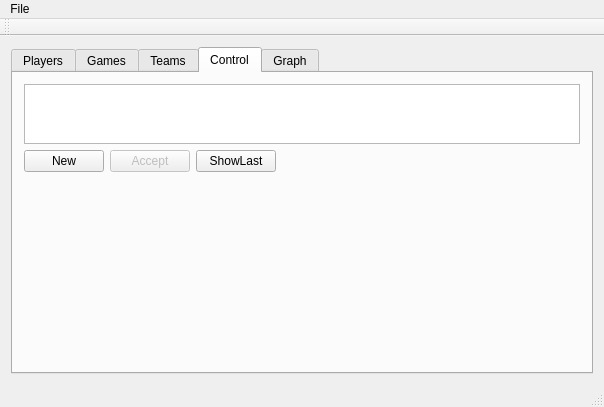
<?xml version="1.0" encoding="UTF-8"?>
<ui version="4.0">
 <class>PootjeOver</class>
 <widget class="QMainWindow" name="PootjeOver">
  <property name="geometry">
   <rect>
    <x>0</x>
    <y>0</y>
    <width>604</width>
    <height>407</height>
   </rect>
  </property>
  <property name="windowTitle">
   <string>PootjeOver</string>
  </property>
  <widget class="QWidget" name="centralWidget">
   <layout class="QHBoxLayout" name="horizontalLayout_7">
    <item>
     <widget class="QTabWidget" name="tabWidget">
      <property name="currentIndex">
       <number>3</number>
      </property>
      <widget class="QWidget" name="Players">
       <attribute name="title">
        <string>Players</string>
       </attribute>
       <layout class="QVBoxLayout" name="verticalLayout_6">
        <item>
         <layout class="QVBoxLayout" name="verticalLayout_2">
          <item>
           <widget class="QTableView" name="playerTable"/>
          </item>
          <item>
           <layout class="QHBoxLayout" name="horizontalLayout_1">
            <item>
             <widget class="QPushButton" name="addPlayer">
              <property name="text">
               <string>Add</string>
              </property>
             </widget>
            </item>
            <item>
             <widget class="QPushButton" name="updatePlayer">
              <property name="text">
               <string>Update</string>
              </property>
             </widget>
            </item>
            <item>
             <spacer name="horizontalSpacer_3">
              <property name="orientation">
               <enum>Qt::Horizontal</enum>
              </property>
              <property name="sizeHint" stdset="0">
               <size>
                <width>40</width>
                <height>20</height>
               </size>
              </property>
             </spacer>
            </item>
           </layout>
          </item>
         </layout>
        </item>
       </layout>
      </widget>
      <widget class="QWidget" name="Games">
       <attribute name="title">
        <string>Games</string>
       </attribute>
       <layout class="QVBoxLayout" name="verticalLayout_7">
        <item>
         <layout class="QVBoxLayout" name="verticalLayout_3">
          <item>
           <widget class="QTableView" name="gameTable"/>
          </item>
          <item>
           <layout class="QHBoxLayout" name="horizontalLayout_2">
            <item>
             <widget class="QPushButton" name="addGame">
              <property name="text">
               <string>Add</string>
              </property>
             </widget>
            </item>
            <item>
             <widget class="QPushButton" name="removeGame">
              <property name="text">
               <string>Remove last</string>
              </property>
             </widget>
            </item>
            <item>
             <widget class="QPushButton" name="updateGame">
              <property name="text">
               <string>Update</string>
              </property>
             </widget>
            </item>
            <item>
             <spacer name="horizontalSpacer_2">
              <property name="orientation">
               <enum>Qt::Horizontal</enum>
              </property>
              <property name="sizeHint" stdset="0">
               <size>
                <width>40</width>
                <height>20</height>
               </size>
              </property>
             </spacer>
            </item>
           </layout>
          </item>
         </layout>
        </item>
       </layout>
      </widget>
      <widget class="QWidget" name="Teams">
       <attribute name="title">
        <string>Teams</string>
       </attribute>
       <layout class="QVBoxLayout" name="verticalLayout">
        <item>
         <layout class="QVBoxLayout" name="verticalLayout_4">
          <item>
           <widget class="QTableView" name="teamTable"/>
          </item>
          <item>
           <layout class="QHBoxLayout" name="horizontalLayout_3">
            <item>
             <widget class="QPushButton" name="updateTeam">
              <property name="text">
               <string>Update</string>
              </property>
             </widget>
            </item>
            <item>
             <spacer name="horizontalSpacer">
              <property name="orientation">
               <enum>Qt::Horizontal</enum>
              </property>
              <property name="sizeHint" stdset="0">
               <size>
                <width>40</width>
                <height>20</height>
               </size>
              </property>
             </spacer>
            </item>
           </layout>
          </item>
         </layout>
        </item>
       </layout>
      </widget>
      <widget class="QWidget" name="Control">
       <attribute name="title">
        <string>Control</string>
       </attribute>
       <layout class="QVBoxLayout" name="verticalLayout_5">
        <item>
         <layout class="QHBoxLayout" name="horizontalLayout">
          <item>
           <widget class="QPlainTextEdit" name="outcome">
            <property name="sizePolicy">
             <sizepolicy hsizetype="Expanding" vsizetype="Expanding">
              <horstretch>0</horstretch>
              <verstretch>0</verstretch>
             </sizepolicy>
            </property>
            <property name="maximumSize">
             <size>
              <width>16777215</width>
              <height>60</height>
             </size>
            </property>
            <property name="readOnly">
             <bool>true</bool>
            </property>
           </widget>
          </item>
         </layout>
        </item>
        <item>
         <layout class="QHBoxLayout" name="horizontalLayout_5">
          <item>
           <widget class="QPushButton" name="newGame">
            <property name="text">
             <string>New</string>
            </property>
           </widget>
          </item>
          <item>
           <widget class="QPushButton" name="acceptGame">
            <property name="enabled">
             <bool>false</bool>
            </property>
            <property name="text">
             <string>Accept</string>
            </property>
           </widget>
          </item>
          <item>
           <widget class="QPushButton" name="showLast">
            <property name="text">
             <string>ShowLast</string>
            </property>
           </widget>
          </item>
          <item>
           <spacer name="horizontalSpacer_4">
            <property name="orientation">
             <enum>Qt::Horizontal</enum>
            </property>
            <property name="sizeHint" stdset="0">
             <size>
              <width>40</width>
              <height>20</height>
             </size>
            </property>
           </spacer>
          </item>
         </layout>
        </item>
        <item>
         <spacer name="verticalSpacer">
          <property name="orientation">
           <enum>Qt::Vertical</enum>
          </property>
          <property name="sizeHint" stdset="0">
           <size>
            <width>17</width>
            <height>123</height>
           </size>
          </property>
         </spacer>
        </item>
       </layout>
      </widget>
      <widget class="QWidget" name="Ratings">
       <attribute name="title">
        <string>Graph</string>
       </attribute>
       <layout class="QVBoxLayout" name="verticalLayout_8">
        <item>
         <widget class="QChartView" name="ratingGraph"/>
        </item>
        <item>
         <widget class="QPushButton" name="showRating">
          <property name="text">
           <string>Show conversion</string>
          </property>
         </widget>
        </item>
       </layout>
      </widget>
     </widget>
    </item>
   </layout>
  </widget>
  <widget class="QToolBar" name="mainToolBar">
   <attribute name="toolBarArea">
    <enum>TopToolBarArea</enum>
   </attribute>
   <attribute name="toolBarBreak">
    <bool>false</bool>
   </attribute>
  </widget>
  <widget class="QStatusBar" name="statusBar"/>
  <widget class="QMenuBar" name="menuBar">
   <property name="geometry">
    <rect>
     <x>0</x>
     <y>0</y>
     <width>604</width>
     <height>22</height>
    </rect>
   </property>
   <widget class="QMenu" name="menuFile">
    <property name="title">
     <string>File</string>
    </property>
    <addaction name="actionStart_new"/>
    <addaction name="actionInfo"/>
   </widget>
   <addaction name="menuFile"/>
  </widget>
  <action name="actionStart_new">
   <property name="text">
    <string>Start new</string>
   </property>
  </action>
  <action name="actionInfo">
   <property name="text">
    <string>Info</string>
   </property>
  </action>
 </widget>
 <layoutdefault spacing="6" margin="11"/>
 <customwidgets>
  <customwidget>
   <class>QChartView</class>
   <extends>QGraphicsView</extends>
   <header>QtCharts</header>
  </customwidget>
 </customwidgets>
 <resources/>
 <connections/>
</ui>
